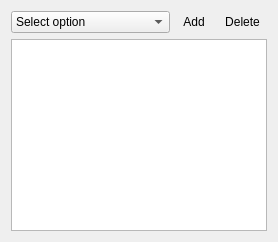
        <widget class="QWidget" name="gridLayoutWidget">
         <layout class="QGridLayout" name="gridLayout">
          <item row="1" column="0" colspan="4">
           <widget class="QListWidget" name="patternOptionList">
            <property name="minimumSize">
             <size>
              <width>100</width>
              <height>0</height>
             </size>
            </property>
           </widget>
          </item>
          <item row="0" column="3">
           <widget class="QToolButton" name="toolButton_2">
            <property name="toolTip">
             <string>Delete option</string>
            </property>
            <property name="text">
             <string>Delete</string>
            </property>
            <property name="icon">
             <iconset resource="../resources.qrc">
              <normaloff>:/icons/Icons/SnowIsh-1.0_PNG/128x128/actions/gtk-cancel.png</normaloff>:/icons/Icons/SnowIsh-1.0_PNG/128x128/actions/gtk-cancel.png</iconset>
            </property>
            <property name="iconSize">
             <size>
              <width>22</width>
              <height>22</height>
             </size>
            </property>
            <property name="autoRaise">
             <bool>true</bool>
            </property>
           </widget>
          </item>
          <item row="0" column="2">
           <widget class="QToolButton" name="btnPatternAddOption">
            <property name="toolTip">
             <string>Add option</string>
            </property>
            <property name="text">
             <string>Add</string>
            </property>
            <property name="icon">
             <iconset resource="../resources.qrc">
              <normaloff>:/icons/Icons/SnowIsh-1.0_PNG/128x128/actions/gtk-add.png</normaloff>:/icons/Icons/SnowIsh-1.0_PNG/128x128/actions/gtk-add.png</iconset>
            </property>
            <property name="iconSize">
             <size>
              <width>26</width>
              <height>26</height>
             </size>
            </property>
            <property name="autoRaise">
             <bool>true</bool>
            </property>
           </widget>
          </item>
          <item row="0" column="0" colspan="2">
           <widget class="QComboBox" name="patternSelectOption">
            <item>
             <property name="text">
              <string>Select option</string>
             </property>
            </item>
            <item>
             <property name="text">
              <string>Blink</string>
             </property>
            </item>
            <item>
             <property name="text">
              <string>Duplicate infinitly</string>
             </property>
            </item>
           </widget>
          </item>
         </layout>
        </widget>
